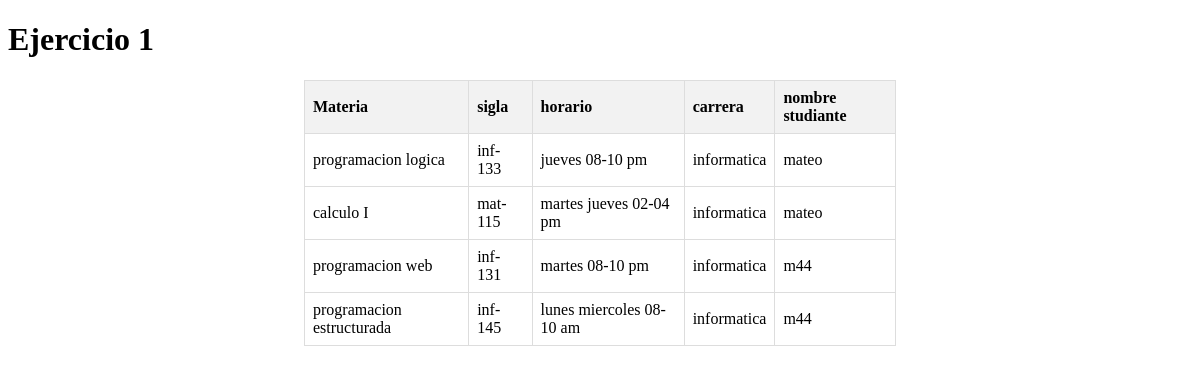
The page / on the database its author committed.
### tables this page shows
CREATE TABLE `inscripcion` (
  `id_inscrp` int(11) NOT NULL,
  `materia` varchar(45) NOT NULL,
  `sigla` varchar(45) NOT NULL,
  `horario` varchar(45) NOT NULL,
  `carrera` varchar(45) NOT NULL,
  `estudiante_id_est` int(11) NOT NULL
);

CREATE TABLE `estudiante` (
  `id_est` int(11) NOT NULL,
  `nombre` varchar(45) NOT NULL,
  `apellido` varchar(45) NOT NULL,
  `genero` varchar(45) NOT NULL,
  `fech_nac` varchar(45) NOT NULL,
  `usuario_id_usuario` int(11) NOT NULL
);

### index.php (the view, shortened to what this page needs)
<!DOCTYPE html>
<html>
<head>
</head>
<body>
    <h1>Ejercicio 1</h1>
    <?php
  include "conexion.inc.php";
    $sql = mysqli_query($con,"select inscripcion.materia, inscripcion. sigla, inscripcion.horario,  inscripcion.carrera, estudiante.nombre from inscripcion INNER JOIN estudiante ON estudiante_id_est= id_est");
    echo '<link rel="stylesheet" type="text/css" href="style.css" /> ';
    while ($registro=mysqli_fetch_array($sql))
    {
        echo "<table>";
        echo "<tr>
                <th>Materia</th>
                <th>sigla</th>
                <th>horario</th>
                <th>carrera</th>
                <th>nombre studiante</th>
             </tr>";
             while ($row = $sql->fetch_assoc()) {
                echo "<tr>";
                echo "<td>" . $row["materia"] . "</td>";
                echo "<td>" . $row["sigla"] . "</td>";
                echo "<td>" . $row["horario"] . "</td>";
                echo "<td>" . $row["carrera"] . "</td>";
                echo "<td>" . $row["nombre"] . "</td>";
                echo "</tr>";
            }
        echo "</table>";
    }
    ?>
</body>
</html>

### style.css (style rules this page uses)
table { border-collapse: collapse; width: 50%; margin: 20px auto; }
th, td { border: 1px solid #ddd; padding: 8px; text-align: left; }
th { background-color: #f2f2f2; }

### rows shown on the page
inscripcion: materia "programacion logica", sigla "inf-133", horario "jueves 08-10 pm", carrera "informatica", estudiante_id_est.nombre "mateo"
inscripcion: materia "calculo I", sigla "mat-115", horario "martes jueves 02-04 pm", carrera "informatica", estudiante_id_est.nombre "mateo"
inscripcion: materia "programacion web", sigla "inf-131", horario "martes 08-10 pm", carrera "informatica", estudiante_id_est.nombre "m44"
inscripcion: materia "programacion estructurada", sigla "inf-145", horario "lunes miercoles 08-10 am", carrera "informatica", estudiante_id_est.nombre "m44"
